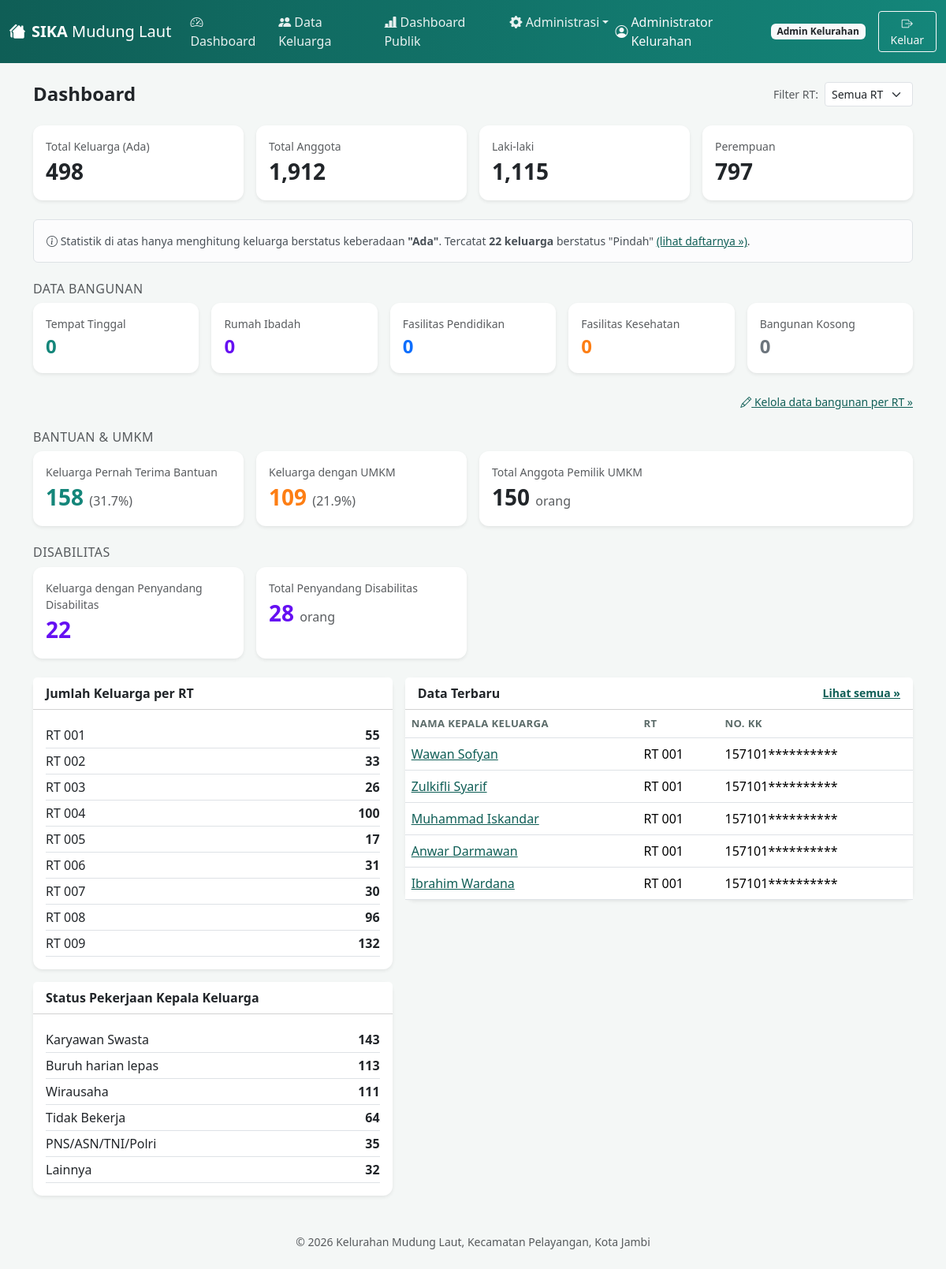
/dashboard.php (signed in), run on the app's committed database.
### tables this page shows
CREATE TABLE keluarga (
  id INT AUTO_INCREMENT PRIMARY KEY,

   
  nama_kepala_keluarga VARCHAR(100) NOT NULL,
  alamat TEXT NOT NULL,
  rt_id INT NOT NULL,
  nomor_kk VARCHAR(20) UNIQUE NOT NULL,
  jumlah_lk INT NOT NULL DEFAULT 0,    
  jumlah_pr INT NOT NULL DEFAULT 0,    
  jumlah_total INT NOT NULL DEFAULT 0,  

   
  nik_kepala_keluarga VARCHAR(20) NOT NULL UNIQUE,
  jenis_kelamin_kepala_keluarga ENUM('Laki-laki','Perempuan') NOT NULL,
  tanggal_lahir_kepala_keluarga DATE NOT NULL,
  agama_kepala_keluarga VARCHAR(30) NULL,
  status_perkawinan_kepala_keluarga VARCHAR(30) NULL,
  pendidikan_kepala_keluarga VARCHAR(50) NULL,
  status_pekerjaan_kepala_keluarga VARCHAR(60) NULL,
  pekerjaan_kepala_keluarga VARCHAR(100) NULL,  

   
  pernah_bantuan ENUM('Ya','Tidak') NOT NULL DEFAULT 'Tidak',  
  jenis_bantuan VARCHAR(255) NULL,                             
  tanggal_terakhir_bantuan DATE NULL,                           
  deskripsi_bantuan VARCHAR(255) NULL,                         
  ada_umkm ENUM('Ya','Tidak') NOT NULL DEFAULT 'Tidak',        
  jumlah_anggota_umkm_lk INT NULL,                             
  jumlah_anggota_umkm_pr INT NULL,                             
  ada_disabilitas ENUM('Ya','Tidak') NOT NULL DEFAULT 'Tidak',  
  jumlah_disabilitas INT NULL,                                 
  jenis_disabilitas VARCHAR(255) NULL,                         
  status_keberadaan ENUM('Ada','Pindah') NOT NULL DEFAULT 'Ada',  

  created_by INT NULL,
  updated_by INT NULL,
  created_at TIMESTAMP DEFAULT CURRENT_TIMESTAMP,
  updated_at TIMESTAMP DEFAULT CURRENT_TIMESTAMP ON UPDATE CURRENT_TIMESTAMP,
  FOREIGN KEY (rt_id) REFERENCES rt(id),
  FOREIGN KEY (created_by) REFERENCES users(id),
  FOREIGN KEY (updated_by) REFERENCES users(id)
);

CREATE TABLE rt (
  id INT AUTO_INCREMENT PRIMARY KEY,
  nomor_rt VARCHAR(10) NOT NULL UNIQUE,
  keterangan VARCHAR(100) NULL,
  jml_bangunan_tinggal INT NOT NULL DEFAULT 0,               
  jml_bangunan_rumah_ibadah INT NOT NULL DEFAULT 0,          
  jml_bangunan_fasilitas_pendidikan INT NOT NULL DEFAULT 0,  
  jml_bangunan_fasilitas_kesehatan INT NOT NULL DEFAULT 0,   
  jml_bangunan_kosong INT NOT NULL DEFAULT 0                 
);

### includes/functions.php (called while the page is built, shortened)
<?php
function e($str) {
    return htmlspecialchars($str ?? '', ENT_QUOTES, 'UTF-8');
}
function isLoggedIn() {
    return isset($_SESSION['user']);
}
function hasRole($roles) {
    if (is_string($roles)) $roles = [$roles];
    return in_array($_SESSION['user']['role'], $roles, true);
}
function maskDigits($value, $visible = 6) {
    $value = (string)($value ?? '');
    $len = strlen($value);
    return substr($value, 0, $visible) . str_repeat('*', $len - $visible);
}
    ?>

### public/dashboard.php (the view, shortened to what this page needs)
<?php
require_once __DIR__ . '/../includes/config.php';
$rtParam = null;
$rtWhere = $rtParam !== null ? " AND k.rt_id = $rtParam" : "";
$adaWhere = " AND k.status_keberadaan = 'Ada'" . $rtWhere;
$totalKeluarga = $pdo->query("SELECT COUNT(*) c FROM keluarga k WHERE 1=1 $adaWhere")->fetch()['c'];
$totalAnggota  = $pdo->query("SELECT COALESCE(SUM(jumlah_total),0) c FROM keluarga k WHERE 1=1 $adaWhere")->fetch()['c'];
$totalLk       = $pdo->query("SELECT COALESCE(SUM(jumlah_lk),0) c FROM keluarga k WHERE 1=1 $adaWhere")->fetch()['c'];
$totalPr       = $pdo->query("SELECT COALESCE(SUM(jumlah_pr),0) c FROM keluarga k WHERE 1=1 $adaWhere")->fetch()['c'];
$totalPindah   = $pdo->query("SELECT COUNT(*) c FROM keluarga k WHERE status_keberadaan='Pindah' $rtWhere")->fetch()['c'];
$totalBantuan  = $pdo->query("SELECT COUNT(*) c FROM keluarga k WHERE pernah_bantuan='Ya' $adaWhere")->fetch()['c'];
$bangunanWhere = $rtParam !== null ? " WHERE id = $rtParam" : "";
$bangunan = $pdo->query("SELECT
    COALESCE(SUM(jml_bangunan_tinggal),0) tinggal,
    COALESCE(SUM(jml_bangunan_rumah_ibadah),0) ibadah,
    COALESCE(SUM(jml_bangunan_fasilitas_pendidikan),0) pendidikan,
    COALESCE(SUM(jml_bangunan_fasilitas_kesehatan),0) kesehatan,
    COALESCE(SUM(jml_bangunan_kosong),0) kosong
    FROM rt $bangunanWhere")->fetch();
$totalUmkm     = $pdo->query("SELECT COUNT(*) c FROM keluarga k WHERE ada_umkm='Ya' $adaWhere")->fetch()['c'];
$totalAnggotaUmkm = $pdo->query("SELECT COALESCE(SUM(jumlah_anggota_umkm_lk),0) + COALESCE(SUM(jumlah_anggota_umkm_pr),0) c FROM keluarga k WHERE ada_umkm='Ya' $adaWhere")->fetch()['c'];
$totalDisabilitasKk = $pdo->query("SELECT COUNT(*) c FROM keluarga k WHERE ada_disabilitas='Ya' $adaWhere")->fetch()['c'];
$totalDisabilitasOrang = $pdo->query("SELECT COALESCE(SUM(jumlah_disabilitas),0) c FROM keluarga k WHERE ada_disabilitas='Ya' $adaWhere")->fetch()['c'];
$persenBantuan = $totalKeluarga > 0 ? round($totalBantuan / $totalKeluarga * 100, 1) : 0;
$persenUmkm = $totalKeluarga > 0 ? round($totalUmkm / $totalKeluarga * 100, 1) : 0;
$distPekerjaan = $pdo->query("SELECT status_pekerjaan_kepala_keluarga k2, COUNT(*) jml FROM keluarga k WHERE status_pekerjaan_kepala_keluarga IS NOT NULL $adaWhere GROUP BY status_pekerjaan_kepala_keluarga ORDER BY jml DESC")->fetchAll();
$recent = $pdo->query("SELECT k.*, r.nomor_rt FROM keluarga k JOIN rt r ON r.id=k.rt_id WHERE 1=1 $rtWhere ORDER BY k.created_at DESC LIMIT 5")->fetchAll();
$rtLabelTerpilih = '';
require __DIR__ . '/../includes/partials_header.php';
?>
<div class="d-flex justify-content-between align-items-center flex-wrap gap-2 mb-4">
  <h4 class="fw-semibold mb-0">Dashboard</h4>
  <?php if (!hasRole('ketua_rt')): ?>
  <form method="get" class="d-flex align-items-center gap-2">
    <label class="text-muted small mb-0">Filter RT:</label>
    <select name="rt" class="form-select form-select-sm" style="width:auto" onchange="this.form.submit()">
      <option value="">Semua RT</option>
    </select>
  </form>
  <?php endif; ?>
</div>
<div class="row g-3 mb-4">
  <div class="col-md-3 col-6">
    <div class="card stat-card border-0 shadow-sm h-100"><div class="card-body">
      <div class="text-muted small">Total Keluarga (Ada)</div>
      <div class="fs-3 fw-bold"><?= number_format($totalKeluarga) ?></div>
    </div></div>
  </div>
  <div class="col-md-3 col-6">
    <div class="card stat-card border-0 shadow-sm h-100"><div class="card-body">
      <div class="text-muted small">Total Anggota</div>
      <div class="fs-3 fw-bold"><?= number_format($totalAnggota) ?></div>
    </div></div>
  </div>
  <div class="col-md-3 col-6">
    <div class="card stat-card border-0 shadow-sm h-100"><div class="card-body">
      <div class="text-muted small">Laki-laki</div>
      <div class="fs-3 fw-bold"><?= number_format($totalLk) ?></div>
    </div></div>
  </div>
  <div class="col-md-3 col-6">
    <div class="card stat-card border-0 shadow-sm h-100"><div class="card-body">
      <div class="text-muted small">Perempuan</div>
      <div class="fs-3 fw-bold"><?= number_format($totalPr) ?></div>
    </div></div>
  </div>
</div>
<div class="alert alert-light border small mb-4">
  <i class="bi bi-info-circle"></i> Statistik di atas hanya menghitung keluarga berstatus keberadaan
  <strong>"Ada"</strong>. Tercatat <strong><?= number_format($totalPindah) ?> keluarga</strong> berstatus
  "Pindah" <a href="keluarga_list.php?keberadaan=Pindah">(lihat daftarnya &raquo;)</a>.
</div>
<div class="d-flex justify-content-between align-items-center mb-2">
  <h6 class="text-muted mb-0 text-uppercase" style="letter-spacing:.03em">Data Bangunan<?= $rtLabelTerpilih ? ' &mdash; RT ' . e($rtLabelTerpilih) : '' ?></h6>
</div>
<div class="row g-3 mb-4">
  <div class="col-6 col-md">
    <div class="card border-0 shadow-sm h-100"><div class="card-body">
      <div class="text-muted small">Tempat Tinggal</div>
      <div class="fs-4 fw-bold text-teal"><?= number_format($bangunan['tinggal']) ?></div>
    </div></div>
  </div>
  <div class="col-6 col-md">
    <div class="card border-0 shadow-sm h-100"><div class="card-body">
      <div class="text-muted small">Rumah Ibadah</div>
      <div class="fs-4 fw-bold" style="color:#6610f2"><?= number_format($bangunan['ibadah']) ?></div>
    </div></div>
  </div>
  <div class="col-6 col-md">
    <div class="card border-0 shadow-sm h-100"><div class="card-body">
      <div class="text-muted small">Fasilitas Pendidikan</div>
      <div class="fs-4 fw-bold" style="color:#0d6efd"><?= number_format($bangunan['pendidikan']) ?></div>
    </div></div>
  </div>
  <div class="col-6 col-md">
    <div class="card border-0 shadow-sm h-100"><div class="card-body">
      <div class="text-muted small">Fasilitas Kesehatan</div>
      <div class="fs-4 fw-bold" style="color:#fd7e14"><?= number_format($bangunan['kesehatan']) ?></div>
    </div></div>
  </div>
  <div class="col-6 col-md">
    <div class="card border-0 shadow-sm h-100"><div class="card-body">
      <div class="text-muted small">Bangunan Kosong</div>
      <div class="fs-4 fw-bold text-secondary"><?= number_format($bangunan['kosong']) ?></div>
    </div></div>
  </div>
</div>
<?php if (hasRole(['admin_kelurahan','operator_kelurahan'])): ?>
<div class="text-end mb-4"><a href="admin_rt.php" class="small"><i class="bi bi-pencil"></i> Kelola data bangunan per RT &raquo;</a></div>
<?php elseif (hasRole('ketua_rt')): ?>
<div class="text-end mb-4"><a href="keluarga_list.php" class="small"><i class="bi bi-pencil"></i> Update data bangunan RT saya &raquo;</a></div>
<?php endif; ?>
<div class="d-flex justify-content-between align-items-center mb-2">
  <h6 class="text-muted mb-0 text-uppercase" style="letter-spacing:.03em">Bantuan &amp; UMKM<?= $rtLabelTerpilih ? ' &mdash; RT ' . e($rtLabelTerpilih) : '' ?></h6>
</div>
<div class="row g-3 mb-4">
  <div class="col-md-3 col-6">
    <div class="card border-0 shadow-sm h-100" style="border-left:4px solid #14867a"><div class="card-body">
      <div class="text-muted small">Keluarga Pernah Terima Bantuan</div>
      <div class="fs-3 fw-bold text-teal"><?= number_format($totalBantuan) ?> <span class="fs-6 fw-normal text-muted">(<?= $persenBantuan ?>%)</span></div>
    </div></div>
  </div>
  <div class="col-md-3 col-6">
    <div class="card border-0 shadow-sm h-100" style="border-left:4px solid #fd7e14"><div class="card-body">
      <div class="text-muted small">Keluarga dengan UMKM</div>
      <div class="fs-3 fw-bold" style="color:#fd7e14"><?= number_format($totalUmkm) ?> <span class="fs-6 fw-normal text-muted">(<?= $persenUmkm ?>%)</span></div>
    </div></div>
  </div>
  <div class="col-md-6 col-12">
    <div class="card border-0 shadow-sm h-100"><div class="card-body">
      <div class="text-muted small">Total Anggota Pemilik UMKM</div>
      <div class="fs-3 fw-bold"><?= number_format($totalAnggotaUmkm) ?> <span class="fs-6 fw-normal text-muted">orang</span></div>
    </div></div>
  </div>
</div>
<div class="d-flex justify-content-between align-items-center mb-2">
  <h6 class="text-muted mb-0 text-uppercase" style="letter-spacing:.03em">Disabilitas</h6>
</div>
<div class="row g-3 mb-4">
  <div class="col-md-3 col-6">
    <div class="card border-0 shadow-sm h-100" style="border-left:4px solid #6610f2"><div class="card-body">
      <div class="text-muted small">Keluarga dengan Penyandang Disabilitas</div>
      <div class="fs-3 fw-bold" style="color:#6610f2"><?= number_format($totalDisabilitasKk) ?></div>
    </div></div>
  </div>
  <div class="col-md-3 col-6">
    <div class="card border-0 shadow-sm h-100" style="border-left:4px solid #6610f2"><div class="card-body">
      <div class="text-muted small">Total Penyandang Disabilitas</div>
      <div class="fs-3 fw-bold" style="color:#6610f2"><?= number_format($totalDisabilitasOrang) ?> <span class="fs-6 fw-normal text-muted">orang</span></div>
    </div></div>
  </div>
</div>
<div class="row g-3">
  <?php if (!hasRole('ketua_rt') && !$rtParam): ?>
  <div class="col-md-5">
    <div class="card border-0 shadow-sm mb-3">
      <div class="card-header bg-white fw-semibold">Jumlah Keluarga per RT</div>
      <div class="card-body">
        <?php
        $perRt = $pdo->query("SELECT r.nomor_rt, COUNT(k.id) jml FROM rt r LEFT JOIN keluarga k ON k.rt_id = r.id GROUP BY r.id ORDER BY r.nomor_rt")->fetchAll();
        foreach ($perRt as $r): ?>
        <div class="d-flex justify-content-between border-bottom py-1">
          <span>RT <?= e($r['nomor_rt']) ?></span>
          <strong><?= (int)$r['jml'] ?></strong>
        </div>
        <?php endforeach; ?>
      </div>
    </div>
  <?php endif; ?>
    <div class="card border-0 shadow-sm">
      <div class="card-header bg-white fw-semibold">Status Pekerjaan Kepala Keluarga</div>
      <div class="card-body">
        <?php foreach ($distPekerjaan as $dp): ?>
        <div class="d-flex justify-content-between border-bottom py-1">
          <span><?= e($dp['k2']) ?></span>
          <strong><?= (int)$dp['jml'] ?></strong>
        </div>
        <?php endforeach; ?>
      </div>
    </div>
  <?php if (!hasRole('ketua_rt') && !$rtParam): ?>
  </div>
  <?php endif; ?>
  <div class="<?= (hasRole('ketua_rt') || $rtParam) ? 'col-md-12' : 'col-md-7' ?>">
    <div class="card border-0 shadow-sm">
      <div class="card-header bg-white fw-semibold d-flex justify-content-between align-items-center">
        Data Terbaru
        <a href="keluarga_list.php" class="small">Lihat semua &raquo;</a>
      </div>
      <div class="card-body p-0">
        <table class="table mb-0">
          <thead><tr><th>Nama Kepala Keluarga</th><th>RT</th><th>No. KK</th></tr></thead>
          <tbody>
          <?php foreach ($recent as $r): ?>
            <tr>
              <td><a href="keluarga_view.php?id=<?= $r['id'] ?>"><?= e($r['nama_kepala_keluarga']) ?></a></td>
              <td>RT <?= e($r['nomor_rt']) ?></td>
              <td><?= e(maskDigits($r['nomor_kk'])) ?></td>
            </tr>
          <?php endforeach; ?>
          </tbody>
        </table>
      </div>
    </div>
  </div>
</div>
<?php require __DIR__ . '/../includes/partials_footer.php'; ?>

### data on the page
keluarga: nama_kepala_keluarga "Wawan Sofyan", rt.nomor_rt "001", nomor_kk "157101**********"
keluarga: nama_kepala_keluarga "Zulkifli Syarif", rt.nomor_rt "001", nomor_kk "157101**********"
keluarga: nama_kepala_keluarga "Muhammad Iskandar", rt.nomor_rt "001", nomor_kk "157101**********"
keluarga: nama_kepala_keluarga "Anwar Darmawan", rt.nomor_rt "001", nomor_kk "157101**********"
keluarga: nama_kepala_keluarga "Ibrahim Wardana", rt.nomor_rt "001", nomor_kk "157101**********"

### other printed values
$u['nama'] "Administrator Kelurahan"
roleLabel($u['role']) "Admin Kelurahan"
$totalKeluarga "498"
$totalAnggota "1,912"
$totalLk "1,115"
$totalPr "797"
$totalPindah "22"
$bangunan['tinggal'] "0"
$bangunan['ibadah'] "0"
$bangunan['pendidikan'] "0"
$bangunan['kesehatan'] "0"
$bangunan['kosong'] "0"
$totalBantuan "158"
$persenBantuan "31.7"
$totalUmkm "109"
